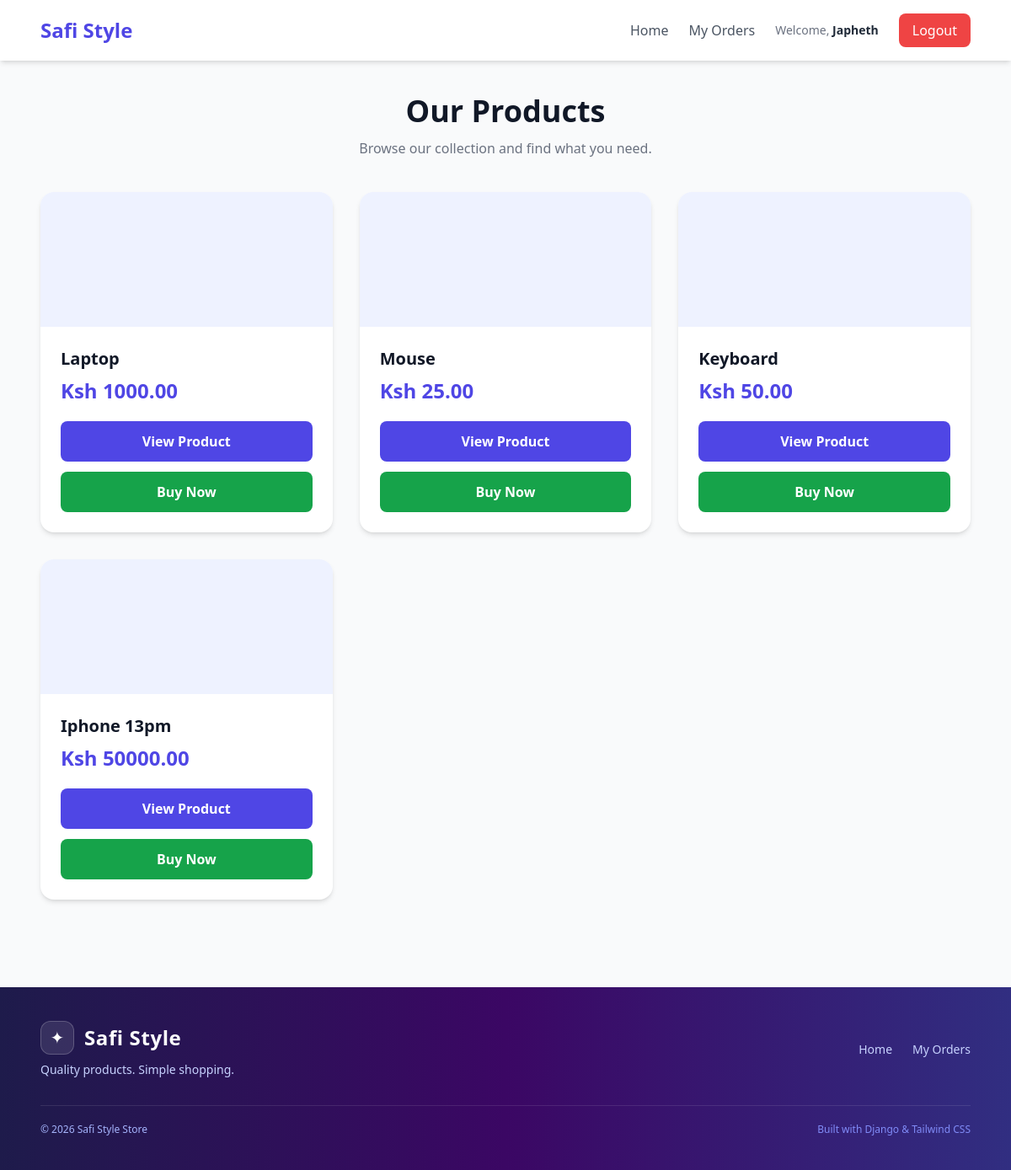
Screenshot of / (signed in) with the database file from the repository.
### myapp/models.py (models this page shows, shortened)
class Product(models.Model):
    category = models.ForeignKey(
        Category,
        on_delete=models.CASCADE
    )
    name = models.CharField(max_length=200)
    price = models.DecimalField(
        max_digits=10,
        decimal_places=2
    )

### myapp/views.py (the view)
def product_list(request):
    products = Product.objects.all()
    return render(
        request,
        "product_list.html",
        {"products": products}
    )

### myapp/templates/product_list.html (shortened to what this page needs)
{% extends 'base.html' %}
{% block content %}
<div class="text-center mb-10">
    <h1 class="text-4xl font-bold text-gray-900 mb-3">
        Our Products
    </h1>
    <p class="text-gray-500">
        Browse our collection and find what you need.
    </p>
</div>
<div class="grid grid-cols-1 sm:grid-cols-2 lg:grid-cols-3 gap-8">
{% for product in products %}
<div class="bg-white rounded-2xl shadow-md hover:shadow-xl transition duration-300 overflow-hidden">
    <div class="bg-indigo-50 h-40 flex items-center justify-center">
    </div>
    <div class="p-6">
        <h2 class="text-xl font-bold text-gray-900 mb-2">
            {{ product.name }}
        </h2>
        <p class="text-2xl font-bold text-indigo-600 mb-5">
            Ksh {{ product.price }}
        </p>
        <a href="/product/{{ product.id }}/"
           class="block text-center bg-indigo-600 text-white py-3 rounded-lg font-semibold hover:bg-indigo-700 transition">
            View Product
        </a>
        {% if user.is_authenticated %}
<a href="{% url 'create_order' product.id %}"
   class="block mt-3 text-center bg-green-600 text-white py-3 rounded-lg font-semibold hover:bg-green-700 transition">
    Buy Now
</a>
{% endif %}
    </div>
</div>
{% empty %}
<div class="col-span-full text-center py-16">
    <p class="text-gray-500 text-lg">
        No products available at the moment.
    </p>
</div>
{% endfor %}
</div>
{% endblock %}

### myapp/templates/base.html (shortened to what this page needs)
<!DOCTYPE html>
<html lang="en">
<head>
<script src="https://cdn.tailwindcss.com"></script>
</head>
<body class="bg-gray-50 text-gray-800 min-h-screen">
<nav class="bg-white shadow-md">
    <div class="max-w-6xl mx-auto px-6 py-4 flex items-center justify-between">
        <a href="/" class="text-2xl font-bold text-indigo-600">
            Safi Style
        </a>
        <div class="flex items-center gap-6">
            <a href="/"
               class="text-gray-600 hover:text-indigo-600 font-medium transition">
                Home
            </a>
            {% if user.is_authenticated %}
                <a href="/orders/"
                   class="text-gray-600 hover:text-indigo-600 font-medium transition">
                    My Orders
                </a>
                <span class="text-sm text-gray-500">
                    Welcome, <strong class="text-gray-800">{{ user.username }}</strong>
                </span>
                <a href="{% url 'logout' %}"
                   class="bg-red-500 text-white px-4 py-2 rounded-lg hover:bg-red-600 transition">
                    Logout
                </a>
            {% endif %}
        </div>
    </div>
</nav>
<main class="max-w-6xl mx-auto px-6 py-10">
    {% block content %}
    {% endblock %}
</main>
<footer class="bg-gradient-to-r from-indigo-950 via-purple-950 to-indigo-900 text-white mt-16">
    <div class="max-w-6xl mx-auto px-6 py-10">
    <div class="flex flex-col md:flex-row items-center justify-between gap-6">
        <div class="text-center md:text-left">
            <div class="flex items-center justify-center md:justify-start gap-3 mb-2">
                <div class="w-10 h-10 rounded-xl bg-white/10 border border-white/20 flex items-center justify-center text-xl">
                    ✦
                </div>
                <h3 class="text-2xl font-bold tracking-wide">
                    Safi Style
                </h3>
            </div>
            <p class="text-indigo-200 text-sm">
                Quality products. Simple shopping.
            </p>
        </div>
        <div class="flex items-center gap-6 text-sm">
            <a href="/" class="text-indigo-200 hover:text-white transition">
                Home
            </a>
            {% if user.is_authenticated %}
                <a href="/orders/" class="text-indigo-200 hover:text-white transition">
                    My Orders
                </a>
            {% endif %}
        </div>
    </div>
    <div class="border-t border-white/10 mt-8 pt-5 flex flex-col sm:flex-row items-center justify-between gap-2">
        <p class="text-xs text-indigo-300">
            &copy; 2026 Safi Style Store
        </p>
        <p class="text-xs text-indigo-400">
            Built with Django & Tailwind CSS
        </p>
    </div>
</div>
</footer>
</body>
</html>

### rows the page displays
Product: name "Laptop", price "1000.00"
Product: name "Mouse", price "25.00"
Product: name "Keyboard", price "50.00"
Product: name "Iphone 13pm", price "50000.00"

### other values shown
{{ user.username }} "Japheth"
